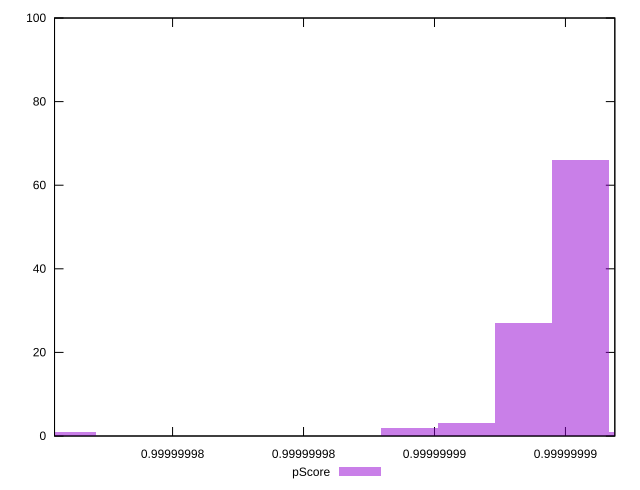

gnuplot code for this plot:
reset

$pScore <<EOF
0.9999999955823319 66
0.9999999934064289 27
0.9999999912305259 3
0.9999999890546228 2
0.9999999977582349 1
0.9999999759992046 1
EOF

set key outside below
set boxwidth 2.175903029641513e-9
set xrange [0.9999999754924316:0.9999999968854432]
set yrange [0:100]
set trange [0:100]
set style fill transparent solid 0.5 noborder
set terminal svg size 640, 490 enhanced background rgb 'white'
set output "report_00008_2021-01-22T20:58:29.167/bootup-time/samples/pages+cached+noexternal+nofonts+nosvg+noimg/pScore/histogram.svg"

plot $pScore title "pScore" with boxes

reset
